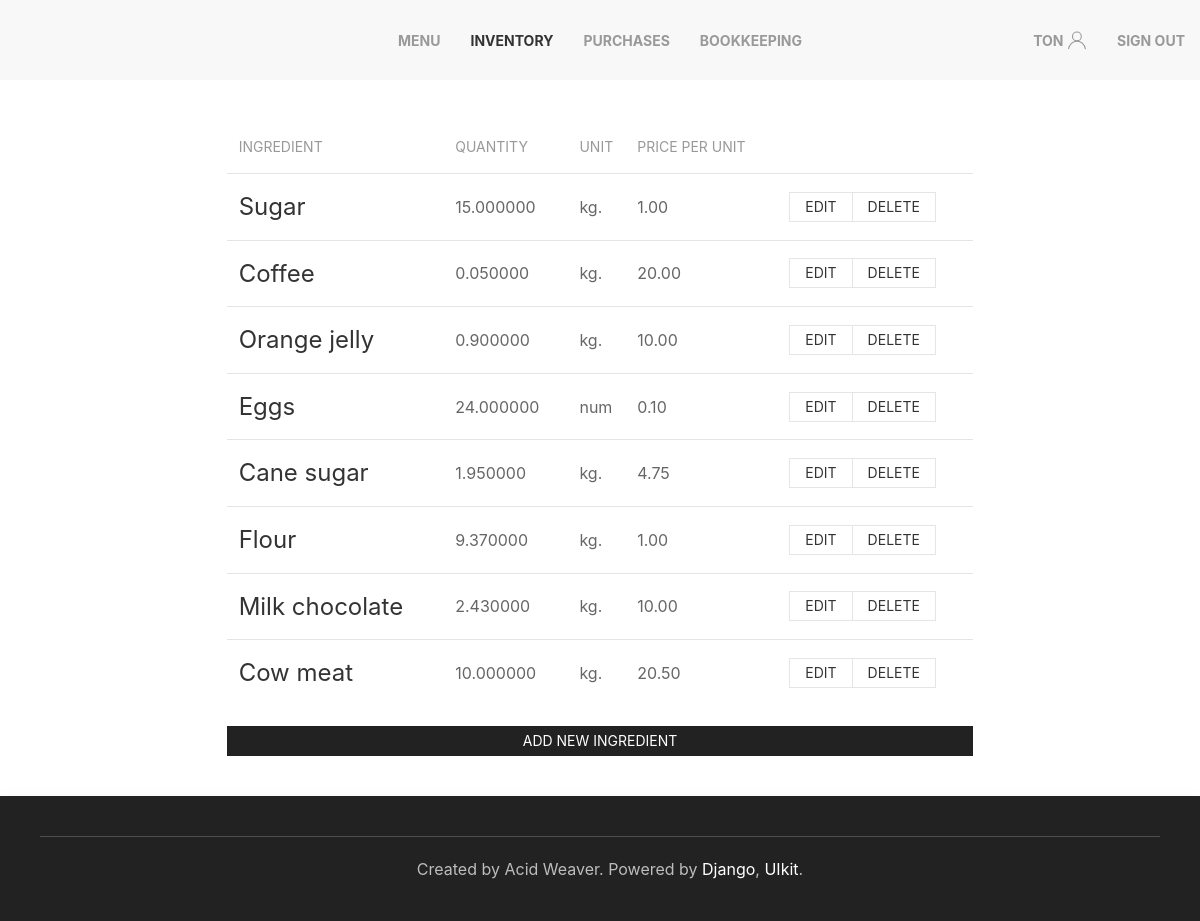
/inventory (signed in), run on an earlier commit of the app's database.
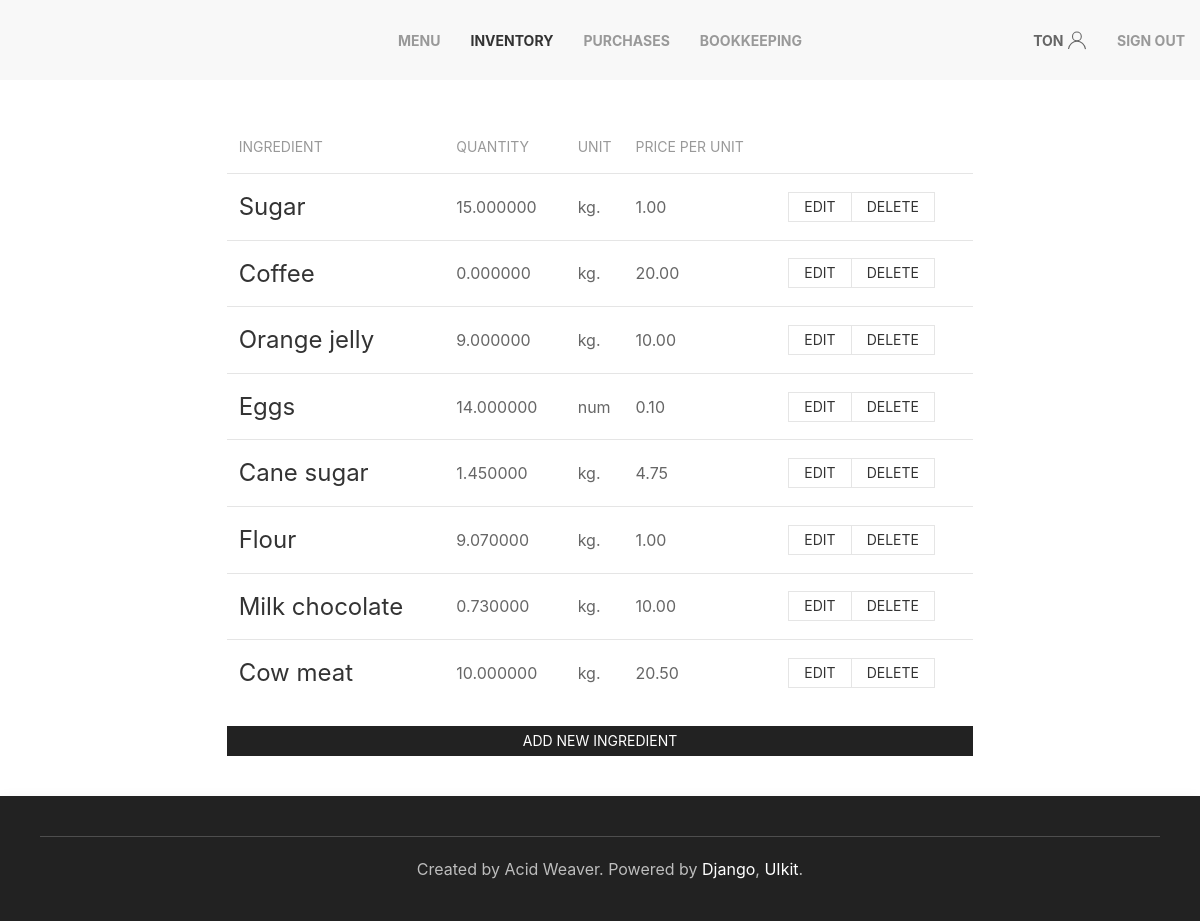
And on a later commit of the database.
### inventory/models.py (models this page shows, shortened)
class Ingredient(models.Model):
	title = models.CharField(max_length=63, unique=True)
	quantity = models.DecimalField(max_digits=12, decimal_places=6, default=0)
	class PossibleUnits(models.TextChoices):
		GRAM = 'g.', _('grams')
		KILO = 'kg.', _('kilos')
		LITER = 'L.', _('liters')
		MLITER = 'ml.', _('milliliters')
		AMOUNT = 'num', _('amount')
	unit = models.CharField(max_length=3, choices=PossibleUnits.choices, default=PossibleUnits.AMOUNT)
	price = models.DecimalField(max_digits=5, decimal_places=2, default=0)

### inventory/views.py (the view)
# urls.py: path('inventory', WarehouseView.as_view(), name='inventory'),
class WarehouseView(LoginRequiredMixin, DataMixin, ListView):
	model = Ingredient
	template_name = 'inventory/inventory.html'
	def get_context_data(self, **kwargs):
		context = super().get_context_data(**kwargs)
		mixin_context = self.get_user_context(title='Inventory', select=1)
		return dict(list(context.items()) + list(mixin_context.items()))

### inventory/utils.py (called while the page is built)
	def get_user_context(self, **kwargs):
		context = kwargs
		if 'select' in context:
			context['select'] = navigation[context['select']]
		context['nav_menu'] = navigation
		return context

### inventory/templates/inventory/inventory.html (shortened to what this page needs)
{% extends 'inventory/base.html' %}
{% block content %}
<div class="uk-grid-match uk-margin-remove-left" uk-grid>
	<div class="uk-width-expand uk-padding-remove">
		<table class="uk-table uk-table-middle uk-table-divider">
			<thead>
				<tr>
					<th>Ingredient</th>
					<th>Quantity</th>
					<th class="uk-table-shrink">Unit</th>
					<th>Price per unit</th>
					<th></th>
				</tr>
			</thead>
			<tbody>
				{% for ingredient in object_list %}
				<tr>
					<td><h3>{{ ingredient.title }}</h3></td>
					<td>{{ ingredient.quantity }}</td>
					<td class="uk-table-shrink">{{ ingredient.unit }}</td>
					<td>{{ ingredient.price }}</td>
					<td>
						<div class="uk-button-group">
							<a class="uk-button uk-button-default uk-button-small" href="{% url 'update_ingredient' ingredient.pk %}">Edit</a>
							<a class="uk-button uk-button-default uk-button-small" href="{% url 'delete_ingredient' ingredient.pk %}">Delete</a>
						</div>
					</td>
				</tr>
				{% endfor %}
			</tbody>
		</table>
		<a class="uk-button uk-button-secondary uk-button-small" href="{% url 'create_ingredient' %}">Add new ingredient</a>
	</div>
</div>
{% endblock %}

### inventory/templates/inventory/base.html (shortened to what this page needs)
{% load static %}
<!DOCTYPE html>
<html id="main">
	<head>
        <link rel="stylesheet" href="{% static 'inventory/css/uikit.min.css' %}" />
	</head>
	<body uk-height-match="target:main">
		{% block mainmenu %}
		<nav class="uk-navbar-container uk-visible@m" uk-navbar>
			<div class="uk-navbar-center">
				<ul class="uk-navbar-nav">
					{% for m in nav_menu %}
					{% if select != m %}
					<li><a class="uk-text-bold" href="{% url m.url_name %}">{{ m.title }}</a></li>
					{% else %}
					<li class="uk-active"><a class="uk-text-bold" href="{% url m.url_name %}">{{ m.title }}</a></li>
					{% endif %}
					{% endfor %}
				</ul>
			</div>
			<div class="uk-navbar-right">
				{% if request.user.is_authenticated %}
				<ul class="uk-navbar-nav">
					<li><a class="uk-text-bold" href="#">{{ user.username }}<span uk-icon="icon: user"></span></a></li>
					<li><a class="uk-text-bold" href="{% url 'logout' %}">Sign out</a></li>
				</ul>
				{% else %}
				<ul class="uk-navbar-nav">
					<li><a class="uk-text-bold" href="{% url 'login' %}">Sign in</a></li>
					<li><a class="uk-text-bold" href="{% url 'registration' %}">Sign up</a></li>
				</ul>
				{% endif %}
			</div>
		</nav>
		{% endblock mainmenu %}
		<div class="uk-padding">
			{% block content %}
			{% endblock %}
		</div>
		<footer class="uk-background-secondary">
			<div class="uk-card uk-card-secondary uk-card-body uk-text-center uk-position-z-index" uk-sticky="position: bottom;">
				<hr />
				<p class="uk-margin-left uk-margin-remove-top">Created by Acid Weaver.
				Powered by <a href="https://www.djangoproject.com/" target="_blank">Django</a>, <a href="https://getuikit.com/" target="_blank">UIkit</a>.</p>
			</div>
		</footer>
	</body>
</html>

What changed in the data, as far as the page shows it:
changed Ingredient "Coffee": quantity "0.050000" → "0.000000"
changed Ingredient "Orange jelly": quantity "0.900000" → "9.000000"
changed Ingredient "Eggs": quantity "24.000000" → "14.000000"
changed Ingredient "Cane sugar": quantity "1.950000" → "1.450000"
changed Ingredient "Flour": quantity "9.370000" → "9.070000"
changed Ingredient "Milk chocolate": quantity "2.430000" → "0.730000"
